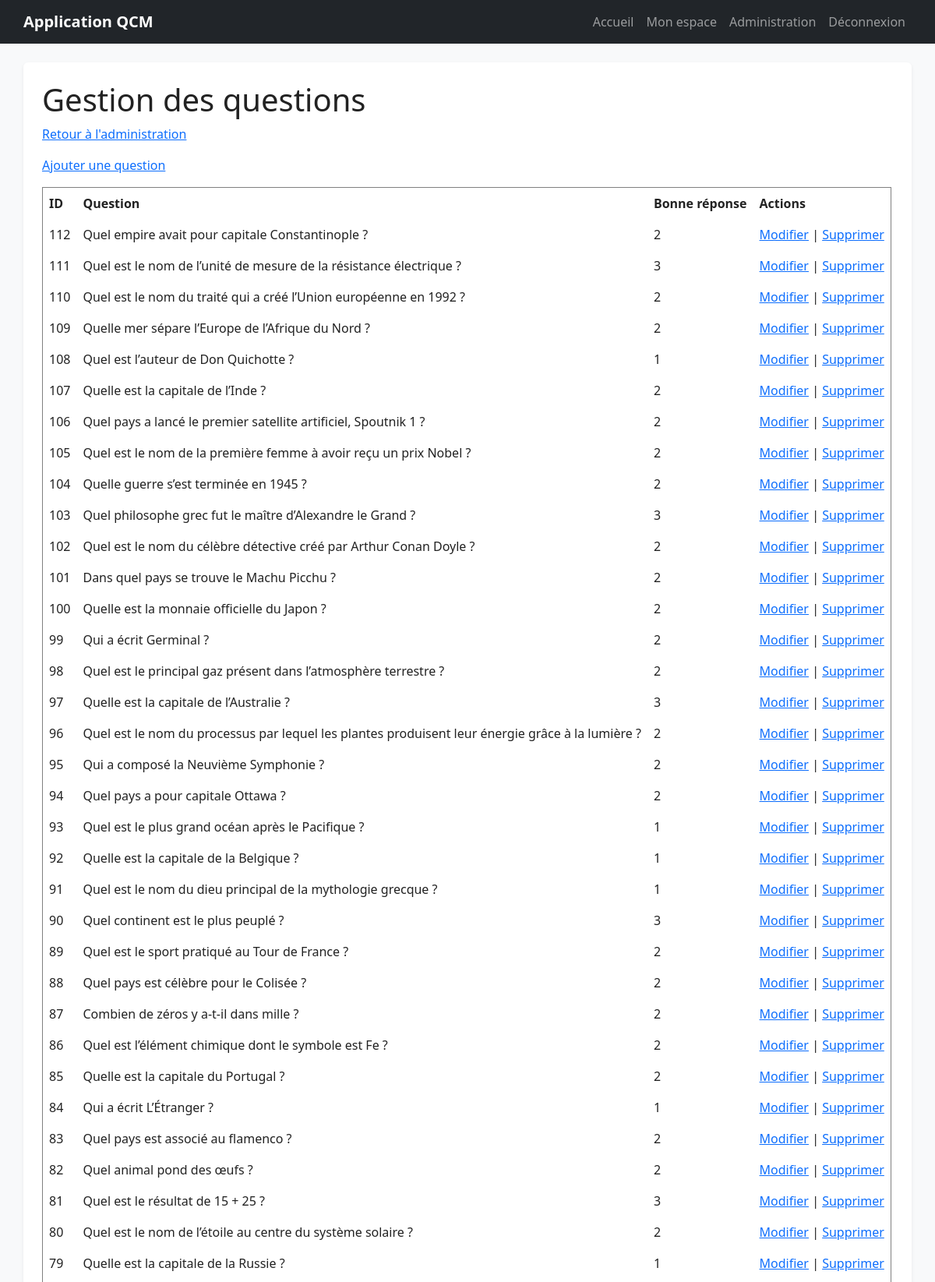
/admin/questions.php (signed in, upper part), run on the app's committed database.
### tables this page shows
CREATE TABLE questions (
    id INT AUTO_INCREMENT PRIMARY KEY,
    question TEXT NOT NULL,
    reponse1 VARCHAR(255) NOT NULL,
    reponse2 VARCHAR(255) NOT NULL,
    reponse3 VARCHAR(255) NOT NULL,
    reponse4 VARCHAR(255) NOT NULL,
    bonne_reponse INT NOT NULL,
    categorie VARCHAR(100) DEFAULT 'general'
);

### admin/questions.php (the view, shortened to what this page needs)
<?php
require_once '../includes/config.php';
$requete = $pdo->query("SELECT * FROM questions ORDER BY id DESC");
$questions = $requete->fetchAll();
require_once '../includes/header.php';
?>
<h1>Gestion des questions</h1>
<p><a href="index.php">Retour à l'administration</a></p>
<p><a href="ajouter_question.php">Ajouter une question</a></p>
<table border="1" cellpadding="8">
    <tr>
        <th>ID</th>
        <th>Question</th>
        <th>Bonne réponse</th>
        <th>Actions</th>
    </tr>
    <?php foreach ($questions as $question): ?>
        <tr>
            <td><?= htmlspecialchars($question['id']) ?></td>
            <td><?= htmlspecialchars($question['question']) ?></td>
            <td><?= htmlspecialchars($question['bonne_reponse']) ?></td>
            <td>
                <a href="modifier_question.php?id=<?= $question['id'] ?>">Modifier</a>
                |
                <a href="supprimer_question.php?id=<?= $question['id'] ?>" onclick="return confirm('Supprimer cette question ?')">Supprimer</a>
            </td>
        </tr>
    <?php endforeach; ?>
</table>
<?php require_once '../includes/footer.php'; ?>

### includes/header.php (shortened to what this page needs)
<!DOCTYPE html>
<html lang="fr">
<head>
    <link href="https://cdn.jsdelivr.net/npm/bootstrap@5.3.8/dist/css/bootstrap.min.css" rel="stylesheet">
    <link rel="stylesheet" href="/qcm/assets/css/style.css">
</head>
<body class="bg-light">
<header class="bg-dark text-white mb-4">
    <nav class="navbar navbar-expand-lg navbar-dark bg-dark container">
        <a class="navbar-brand fw-bold" href="/qcm/index.php">Application QCM</a>
        <div class="collapse navbar-collapse" id="menuPrincipal">
            <ul class="navbar-nav ms-auto">
                <li class="nav-item">
                    <a class="nav-link" href="/qcm/index.php">Accueil</a>
                </li>
                <?php if (isset($_SESSION['utilisateur_id'])): ?>
                    <li class="nav-item">
                        <a class="nav-link" href="/qcm/profil.php">Mon espace</a>
                    </li>
                    <?php if (isset($_SESSION['utilisateur_role']) && $_SESSION['utilisateur_role'] === 'admin'): ?>
                        <li class="nav-item">
                            <a class="nav-link" href="/qcm/admin/index.php">Administration</a>
                        </li>
                    <?php endif; ?>
                    <li class="nav-item">
                        <a class="nav-link" href="/qcm/deconnexion.php">Déconnexion</a>
                    </li>
                <?php endif; ?>
            </ul>
        </div>
    </nav>
</header>
<main class="container bg-white p-4 rounded shadow-sm mb-4">

### includes/footer.php (shortened to what this page needs)
</main>
</body>
</html>

### assets/css/style.css (style rules this page uses)
body { color: #222; }
main { max-width: 1000px; }

### data on the page
questions: id "112", question "Quel empire avait pour capitale Constantinople ?", bonne_reponse "2"
questions: id "111", question "Quel est le nom de l’unité de mesure de la résistance électrique ?", bonne_reponse "3"
questions: id "110", question "Quel est le nom du traité qui a créé l’Union européenne en 1992 ?", bonne_reponse "2"
questions: id "109", question "Quelle mer sépare l’Europe de l’Afrique du Nord ?", bonne_reponse "2"
questions: id "108", question "Quel est l’auteur de Don Quichotte ?", bonne_reponse "1"
questions: id "107", question "Quelle est la capitale de l’Inde ?", bonne_reponse "2"
questions: id "106", question "Quel pays a lancé le premier satellite artificiel, Spoutnik 1 ?", bonne_reponse "2"
questions: id "105", question "Quel est le nom de la première femme à avoir reçu un prix Nobel ?", bonne_reponse "2"
questions: id "104", question "Quelle guerre s’est terminée en 1945 ?", bonne_reponse "2"
questions: id "103", question "Quel philosophe grec fut le maître d’Alexandre le Grand ?", bonne_reponse "3"
questions: id "102", question "Quel est le nom du célèbre détective créé par Arthur Conan Doyle ?", bonne_reponse "2"
questions: id "101", question "Dans quel pays se trouve le Machu Picchu ?", bonne_reponse "2"
questions: id "100", question "Quelle est la monnaie officielle du Japon ?", bonne_reponse "2"
questions: id "99", question "Qui a écrit Germinal ?", bonne_reponse "2"
questions: id "98", question "Quel est le principal gaz présent dans l’atmosphère terrestre ?", bonne_reponse "2"
questions: id "97", question "Quelle est la capitale de l’Australie ?", bonne_reponse "3"
questions: id "96", question "Quel est le nom du processus par lequel les plantes produisent leur énergie grâce à la lumière ?", bonne_reponse "2"
questions: id "95", question "Qui a composé la Neuvième Symphonie ?", bonne_reponse "2"
questions: id "94", question "Quel pays a pour capitale Ottawa ?", bonne_reponse "2"
questions: id "93", question "Quel est le plus grand océan après le Pacifique ?", bonne_reponse "1"
questions: id "92", question "Quelle est la capitale de la Belgique ?", bonne_reponse "1"
questions: id "91", question "Quel est le nom du dieu principal de la mythologie grecque ?", bonne_reponse "1"
questions: id "90", question "Quel continent est le plus peuplé ?", bonne_reponse "3"
questions: id "89", question "Quel est le sport pratiqué au Tour de France ?", bonne_reponse "2"
questions: id "88", question "Quel pays est célèbre pour le Colisée ?", bonne_reponse "2"
questions: id "87", question "Combien de zéros y a-t-il dans mille ?", bonne_reponse "2"
questions: id "86", question "Quel est l’élément chimique dont le symbole est Fe ?", bonne_reponse "2"
questions: id "85", question "Quelle est la capitale du Portugal ?", bonne_reponse "2"
questions: id "84", question "Qui a écrit L’Étranger ?", bonne_reponse "1"
questions: id "83", question "Quel pays est associé au flamenco ?", bonne_reponse "2"
questions: id "82", question "Quel animal pond des œufs ?", bonne_reponse "2"
questions: id "81", question "Quel est le résultat de 15 + 25 ?", bonne_reponse "3"
questions: id "80", question "Quel est le nom de l’étoile au centre du système solaire ?", bonne_reponse "2"
questions: id "79", question "Quelle est la capitale de la Russie ?", bonne_reponse "1"
